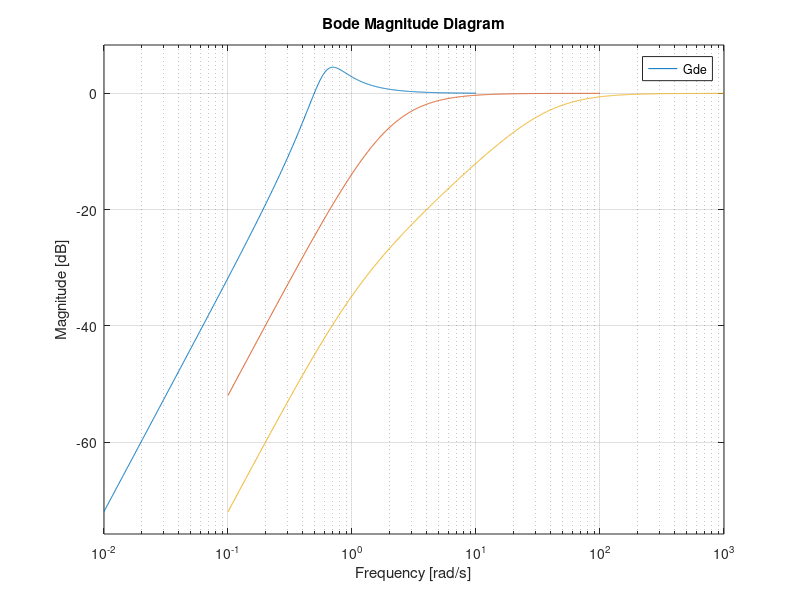
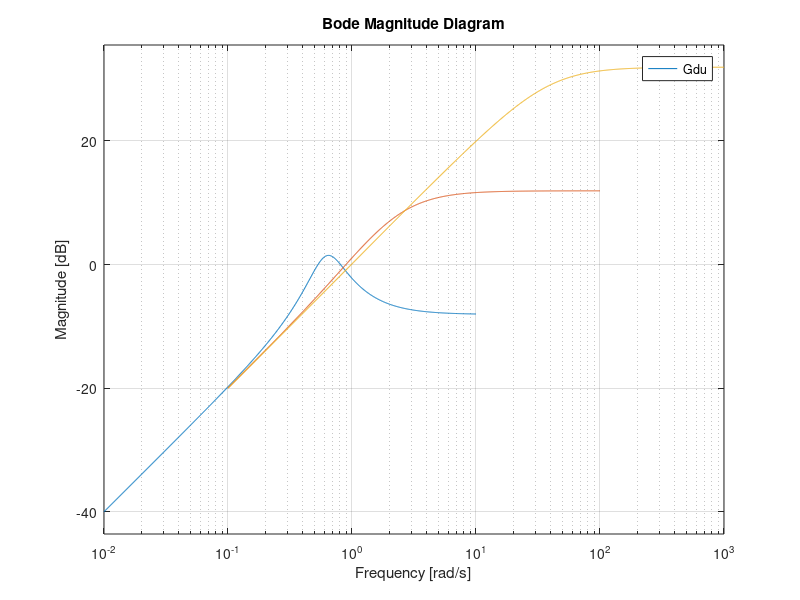

Reproduce these figures in MATLAB, in order.
clear all; close all;
s=tf('s');
dni=21050001; % Números del DNI del alumno
rng(dni);
D0=0.5+0.4*(rand-0.5); % Amplitud de la señal do(t)
K=4*pi^2*[0.01, 0.1, 1]; % Valores de ganancia del controlador C(s)=K(s+1)/s
f_i=[0.1 1 10]; % Valores de frecuencia Hz
w = 2*pi*f_i;
P=1/s;
for k=1:3,
    C=(K(k)*(s+1))/s;
    Gde=-feedback(1,C*P);
    figure(1)
    bodemag(Gde); hold on;
end;
for k=1:3,
    C=(K(k)*(s+1))/s;
    Gdu=-feedback(C,P);
    figure(2)
    bodemag(Gdu); hold on;
end;